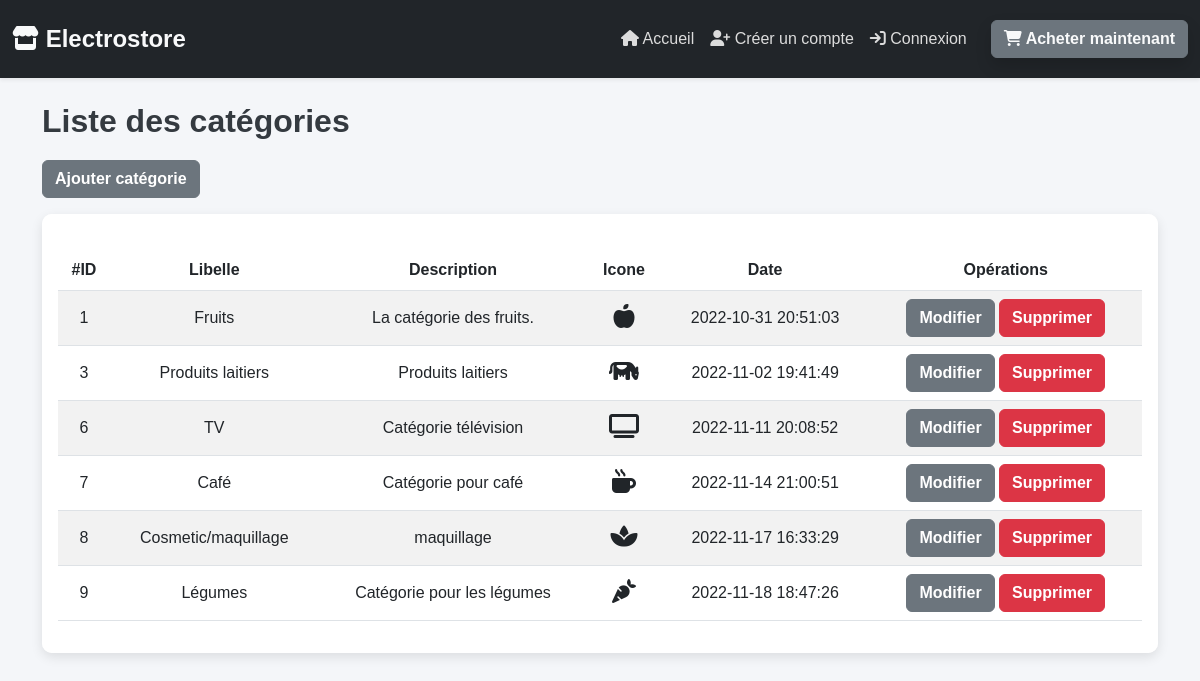
/categories.php, run on the app's committed database.
### tables this page shows
CREATE TABLE `categorie` (
  `id` int(11) NOT NULL,
  `libelle` varchar(100) NOT NULL,
  `description` varchar(255) NOT NULL,
  `date_creation` datetime NOT NULL DEFAULT current_timestamp(),
  `icone` varchar(200) NOT NULL
);

### categories.php (the view, shortened to what this page needs)
<!doctype html>
<html lang="en">
<head>
    <?php include 'include/head.php' ?>
</head>
<body>
<?php include 'include/nav.php' ?>
<div class="container py-4">
    <h2>Liste des catégories</h2>
    <a href="ajouter_categorie.php" class="btn btn-primary mb-3">Ajouter catégorie</a>
    <div class="card">
        <div class="card-body">
            <div class="table-responsive">
                <table class="table table-striped table-hover">
                    <thead>
                    <tr>
                        <th>#ID</th>
                        <th>Libelle</th>
                        <th>Description</th>
                        <th>Icone</th>
                        <th>Date</th>
                        <th>Opérations</th>
                    </tr>
                    </thead>
                    <tbody>
                    <?php
                    require_once 'include/database.php';
                    $categories = $pdo->query('SELECT * FROM categorie')->fetchAll(PDO::FETCH_ASSOC);
                    foreach ($categories as $categorie) {
                        ?>
                        <tr>
                            <td><?php echo $categorie['id'] ?></td>
                            <td><?php echo $categorie['libelle'] ?></td>
                            <td><?php echo $categorie['description'] ?></td>
                            <td>
                                <i class="fa <?php echo $categorie['icone'] ?>"></i>
                            </td>
                            <td><?php echo $categorie['date_creation'] ?></td>
                            <td>
                                <a href="modifier_categorie.php?id=<?php echo $categorie['id'] ?>" class="btn btn-primary">Modifier</a>
                                <a href="supprimer_categorie.php?id=<?php echo $categorie['id'] ?>"
                                   onclick="return confirm('Voulez-vous vraiment supprimer la catégorie <?php echo $categorie['libelle'] ?> ?');"
                                   class="btn btn-danger">Supprimer</a>
                            </td>
                        </tr>
                        <?php
                    }
                    ?>
                    </tbody>
                </table>
            </div>
        </div>
    </div>
</div>
</body>
</html>

### include/head.php (shortened to what this page needs)
<link href="https://cdn.jsdelivr.net/npm/bootstrap@5.2.2/dist/css/bootstrap.min.css" rel="stylesheet"
>
<link href="https://cdnjs.cloudflare.com/ajax/libs/font-awesome/6.2.0/css/all.min.css" rel="stylesheet"
      type="text/css">

### include/nav.php (shortened to what this page needs)
<?php
$connecte = false;
$isAdmin = false;
?>
<head>
</head>
<nav class="navbar navbar-expand-lg navbar-dark bg-dark shadow-sm py-3">
    <div class="container-fluid">
        <a class="navbar-brand fs-4 fw-bold text-light" href="#">
            <i class="fa-solid fa-store"></i> Electrostore
        </a>
        <?php $currentPage = $_SERVER['PHP_SELF']; ?>
        <div class="collapse navbar-collapse" id="navbarNav">
            <ul class="navbar-nav ms-auto mb-2 mb-lg-0">
                <li class="nav-item">
                    <a class="nav-link <?php if ($currentPage == '/ecommerce/index.php') echo 'active' ?>" href="index.php">
                        <i class="fa-solid fa-home"></i> Accueil
                    </a>
                </li>
                <?php if (!$connecte) { ?>
                    <li class="nav-item">
                        <a class="nav-link <?php if ($currentPage == '/ecommerce/ajouter_utilisateur.php') echo 'active' ?>" href="ajouter_utilisateur.php">
                            <i class="fa-solid fa-user-plus"></i> Créer un compte
                        </a>
                    </li>
                <?php } ?>
                <?php if ($connecte) { ?>
                    <?php if ($isAdmin) { ?>
                        <li class="nav-item">
                            <a class="nav-link <?php if ($currentPage == '/ecommerce/categories.php') echo 'active' ?>" href="categories.php">
                                <i class="fa-brands fa-dropbox"></i> Liste des catégories
                            </a>
                        </li>
                        <li class="nav-item">
                            <a class="nav-link <?php if ($currentPage == '/ecommerce/produits.php') echo 'active' ?>" href="produits.php">
                                <i class="fa-solid fa-tag"></i> Liste des produits
                            </a>
                        </li>
                        <li class="nav-item">
                            <a class="nav-link <?php if ($currentPage == '/ecommerce/commandes.php') echo 'active' ?>" href="commandes.php">
                                <i class="fa-solid fa-barcode"></i> Commandes
                            </a>
                        </li>
                        <li class="nav-item ">
                            <a class="nav-link <?php if ($currentPage == '/ecommerce/admin.php') echo 'active' ?>" href="admin.php">
                            <i class="fas fa-user-lock"></i> <b><u>Espace admin</u></b>
                            </a>
                        </li>
                    <?php } ?>
                    <li class="nav-item">
                        <a class="nav-link" href="deconnexion.php">
                            <i class="fa-solid fa-right-from-bracket"></i> Déconnexion
                        </a>
                    </li>
                <?php } else { ?>
                    <li class="nav-item">
                        <a class="nav-link <?php if ($currentPage == '/ecommerce/connexion.php') echo 'active' ?>" href="connexion.php">
                            <i class="fa-solid fa-arrow-right-to-bracket"></i> Connexion
                        </a>
                    </li>
                <?php } ?>
            </ul>
        </div>
        <a class="btn btn-outline-light ms-3 shadow" href="front/">
            <i class="fa-solid fa-cart-shopping"></i> Acheter maintenant
        </a>
    </div>
</nav>

### categories.php (style rules this page uses)
.table-responsive { margin-top: 20px; }
.table th, .table td { vertical-align: middle; text-align: center; }
.btn { font-weight: bold; transition: all 0.3s ease; }
.btn-primary { background-color: #0d6efd; border-color: #0d6efd; }
.btn-danger { background-color: #dc3545; border-color: #dc3545; }
.fa { font-size: 1.5rem; }
h2 { font-size: 2rem; font-weight: bold; color: #0d6efd; margin-bottom: 20px; }
.card { box-shadow: 0 4px 8px rgba(0, 0, 0, 0.1); border-radius: 10px; overflow: hidden; }

### include/nav.php (style rules this page uses)
body { font-family: 'Arial', sans-serif; background-color: #f4f6f9; color: #333; }
.navbar { background-color: #343a40; }
.navbar-nav .nav-link { color: #dcdcdc; }
.navbar-brand { color: #f8f9fa; }
.btn-outline-light { background-color: #6c757d; border-color: #6c757d; }
.container { padding-top: 60px; padding-bottom: 60px; }
h1, h2, h3 { color: #343a40; }
.card { border: none; box-shadow: 0 4px 12px rgba(0, 0, 0, 0.1); }
.card-body { background-color: #ffffff; }
.btn-primary { background-color: #6c757d; border-color: #6c757d; }

### data on the page
categorie: id "1", libelle "Fruits", description "La catégorie des fruits.", date_creation "2022-10-31 20:51:03"
categorie: id "3", libelle "Produits laitiers", description "Produits laitiers", date_creation "2022-11-02 19:41:49"
categorie: id "6", libelle "TV", description "Catégorie télévision", date_creation "2022-11-11 20:08:52"
categorie: id "7", libelle "Café", description "Catégorie pour café", date_creation "2022-11-14 21:00:51"
categorie: id "8", libelle "Cosmetic/maquillage", description "maquillage", date_creation "2022-11-17 16:33:29"
categorie: id "9", libelle "Légumes", description "Catégorie pour les légumes", date_creation "2022-11-18 18:47:26"
